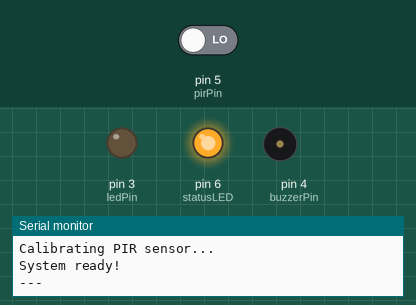
The sketch below on a simulated Arduino Uno, built with avr-gcc and run on an emulated ATmega328P. Parts: output pins drawn as LEDs (lit = HIGH), buzzer (waves = sounding), the last lines printed to the serial monitor. Dashed ring = blinking. The inputs (shaded band) are chosen by the test bench; at power-on: pin 5 (pirPin) LOW.

Above: at 3.2 s.
3.3 s: pin 5 (pirPin) driven HIGH
At 3.56 s:
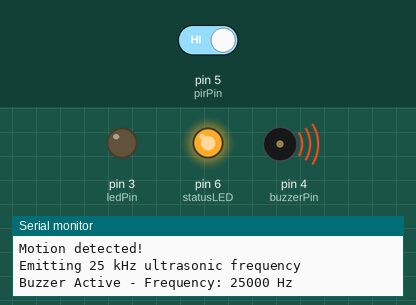
At 4.1 s:
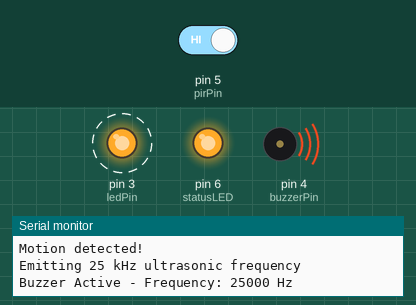
6.3 s: pin 5 (pirPin) driven LOW
At 7.2 s:
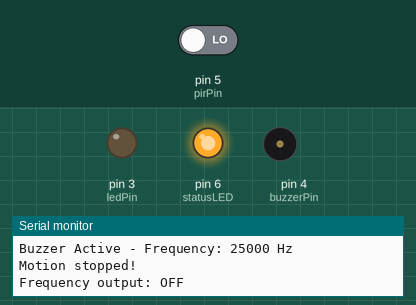
Timing chart, 0 to 9.3 s (numbered marks = the images above; inputs shaded):
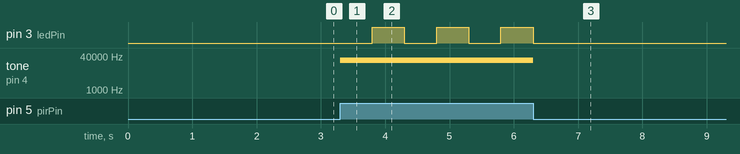

Measured:
- after the input at 3.3 s, pin 3 (ledPin): alternates HIGH for 0.50 s and LOW for 0.50 s, starting after 0.50 s; tone on pin 4 (buzzerPin): silent → 25000 Hz at once
- after the input at 6.3 s, pin 3 (ledPin): stops changing and stays LOW; tone on pin 4 (buzzerPin): 25000 Hz → silent at once

The sketch:

Anti-Aso.ino
```cpp
// C++ code - Dog Deterrent System
const int ledPin = 3;
const int buzzerPin = 4;
const int pirPin = 5;
const int statusLED = 6;

int sensorState = LOW;
int sensorVal = 0;

// Timing variables for non-blocking operation
unsigned long previousMillis = 0;
const long blinkInterval = 500;  // LED blink interval
bool ledState = LOW;

void setup()
{
  // Configure pins
  pinMode(ledPin, OUTPUT);
  pinMode(buzzerPin, OUTPUT);
  pinMode(pirPin, INPUT);
  pinMode(statusLED, OUTPUT);

  // CRITICAL: Force all outputs to known OFF state
  digitalWrite(ledPin, LOW);
  digitalWrite(buzzerPin, LOW);
  noTone(buzzerPin);  // Ensure no PWM signal on buzzer pin
  digitalWrite(statusLED, HIGH);

  // Initialize serial
  Serial.begin(9600);
  Serial.println("Dog Deterrent System Initialized");
  Serial.println("Calibrating PIR sensor...");

  // PIR sensor stabilization period
  delay(2000);  // 2 second calibration

  Serial.println("System ready!");
  Serial.println("---");
}

void loop()
{
  sensorVal = digitalRead(pirPin);

  if (sensorVal == HIGH) {
    if (sensorState == LOW) {
      Serial.println("Motion detected!");
      Serial.println("Emitting 25 kHz ultrasonic frequency");
      sensorState = HIGH;
    }

    tone(buzzerPin, 25000);

    // Display frequency status every second
    static unsigned long lastPrint = 0;
    if (millis() - lastPrint >= 1000) {
      Serial.print("Buzzer Active - Frequency: 25000 Hz");
      Serial.println();
      lastPrint = millis();
    }

    unsigned long currentMillis = millis();
    if (currentMillis - previousMillis >= blinkInterval) {
      previousMillis = currentMillis;
      ledState = !ledState;
      digitalWrite(ledPin, ledState);
    }
  }
  else {
    if (sensorState == HIGH) {
      Serial.println("Motion stopped!");
      Serial.println("Frequency output: OFF");
      sensorState = LOW;
    }

    noTone(buzzerPin);
    digitalWrite(buzzerPin, LOW);
    digitalWrite(ledPin, LOW);
    ledState = LOW;
    previousMillis = millis();
  }
}
```
